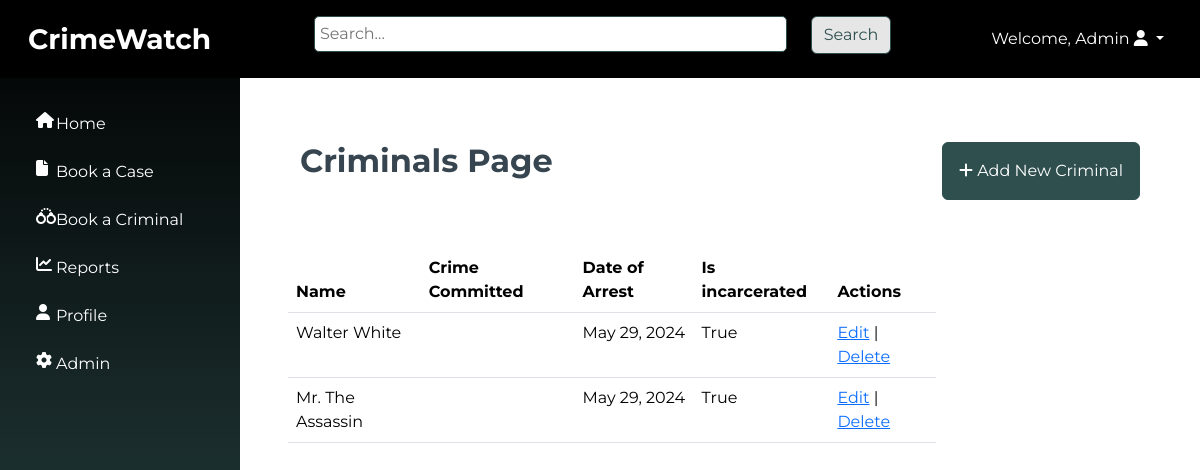
Screenshot of /criminals/ (signed in) with the database file from the repository.
### criminals/models.py (models this page shows, shortened)
class CriminalRecord(models.Model):
    MARITAL_STATUS = [
        ('Single', 'Single'),
        ('Married', 'Married'),
        ('Divorced', 'Divorced'),
        ('Widowed', 'Widowed'),
        ('Widower', 'Widower'),
        ('Celibate', 'Celibate'),
    ]
    RELIGION = [
        ('Christianity', 'Christianity'),
        ('Islam', 'Islam'),
        ('Traditional Worshippers', 'Traditional Worshippers'),
        ('Others', 'Others'),
    ]
    SEX_CHOICES = [
        ('male', 'Male'),
        ('female', 'Female'),
    ]
    first_name = models.CharField(max_length=255)
    middle_name = models.CharField(max_length=255, blank=True)
    surname = models.CharField(max_length=255)
    date_of_birth = models.DateField()
    date_of_arrest = models.DateField(auto_now_add=True)
    time_of_arrest = models.TimeField(auto_now_add=True)
    tribe = models.CharField(max_length=100)
    religion = models.CharField(max_length=100, choices=RELIGION, blank=True)
    marital_status = models.CharField(max_length=10, choices=MARITAL_STATUS, default="Single")
    height_in_meters = models.FloatField()
    weight_in_kg = models.FloatField()
    gender = models.CharField(max_length=10, choices=SEX_CHOICES,default="Male")
    nin = models.CharField(max_length=100, unique=True)
    address = models.CharField(max_length=255, blank=True)
    contact_info = PhoneNumberField(max_length=100, blank=True)
    distinctive_features = models.CharField(max_length=255, blank=True)
    next_of_kin = models.CharField(max_length=255, blank=True)
    mugshot = models.ImageField(upload_to='src/images/', blank=True)
    known_aliases = models.CharField(max_length=255, blank=True)
    associates = models.CharField(max_length=255, blank=True)
    arresting_officer = models.ForeignKey(Officer, on_delete=models.CASCADE, blank=True)
    case_number = models.CharField(max_length=9, default=generate_case_number, unique=True)
    is_incarcerated = models.BooleanField(default=True)
    is_wanted = models.BooleanField(default=False)

### criminals/views.py (the view)
# urls.py: path('', views.criminal_list, name='criminal_list'),
@login_required
def criminal_list(request):
    criminals = CriminalRecord.objects.all()
    return render(request, 'criminal_list.html', {'criminals': criminals})

### criminals/templates/criminal_list.html (shortened to what this page needs)
{% extends 'base.html' %}
{% block content %}
<div class="container-fluid p-5">
    <div class="row mb-5">
        <div class="col-6">
            <h1 class="fw-bold fs-2">Criminals Page</h1>
        </div>
        <div class="col-6 ">
            <a href="{% url 'criminal_create' %}" class="btn btn-primary p-3 float-end"><i class="fa fa-plus"></i> Add New Criminal</a>
        </div>
    </div>
    <div class="row">
        <table class="table w-75">
            <thead>
                <tr>
                    <th scope="col">Name</th>
                    <th scope="col">Crime Committed</th>
                    <th scope="col">Date of Arrest</th>
                    <th scope="col">Is incarcerated</th>
                    <th scope="col">Actions</th>
                </tr>
            </thead>
            <tbody>
                {% for criminal in criminals %}
                    <tr>
                        <td class="text-capitalize">{{ criminal.first_name }} {{ criminal.surname }}</td>
                        <td class="text-capitalize">{{ criminal.crime_committed }}</td>
                        <td class="">{{ criminal.date_of_arrest }}</td>
                        <td class="text-capitalize">{{ criminal.is_incarcerated }}</td>
                        <td>
                            <a href="{% url 'criminal_update' criminal.pk %}">Edit</a> |
                            <a href="{% url 'criminal_delete' criminal.pk %}">Delete</a>
                        </td>
                    </tr>
                {% endfor %}
            </tbody>
        </table>
    </div>
</div>
{% endblock %}

### templates/base.html (shortened to what this page needs)
<!DOCTYPE html>
<html lang="en">
<head>
    <link rel="stylesheet" href="https://cdnjs.cloudflare.com/ajax/libs/font-awesome/6.5.2/css/all.min.css">
    {% load static %}
    <link rel="stylesheet" type="text/css" href="{% static 'src/styles.css' %}">
    <link href="https://cdn.jsdelivr.net/npm/bootstrap@5.3.3/dist/css/bootstrap.min.css" rel="stylesheet">
</head>
<body>
    <nav class="navbar navbar-expand-sm navbar-dark p-3">
        <div class="container-fluid">
            <div class="col-md-3"><a class="navbar-brand fs-3 fw-bold" href="{% url 'home' %}">CrimeWatch</a></div>
            <div class="col-md-6 d-none d-sm-block">
              <form method="get" action="{% url 'search_results' %}">
                <div class="row mb-2 align-items-start">
                  <div class="col-md-10">
                    <input type="text" name="q" placeholder="Search...">
                  </div>
                  <div class="col-md-2 rounded-top">
                    <button type="submit" class="btn btn-gray">Search</button>
                  </div>
              </div>
            </form>
          </div>
                <div class="col-md-3 d-none d-sm-block float-end">
                  {% if user.is_authenticated %}
                  <ul class="navbar-nav ml-3 justify-content-end">
                  <li class="dropdown nav-item">
                      <a href="#" class="dropdown-toggle nav-link text-white text-capitalize" data-bs-toggle="dropdown">Welcome, {{ user.username }} <i class="fa fa-user"></i> <b class="caret"></b></a>
                  </li></ul>
                  {% else %}
                  <li><a href="{% url 'login' %}">Login</a></li>
                  {% endif %}
          </div>
        </div>
      </nav>
    <div class="container-fluid">
        <div class="row">
        <div class="vert-bar d-none d-sm-block">
            <ul class="navbar-nav">
              <li class="nav-item my-1 mx-1 p-2 text-white row align-items-start">
                <i class="col-2 fa fa-house text-center"></i>
                <a class="col-10 nav-link p-0 m-0" href="{% url 'home' %}">Home</a>
              </li>
              <li class="nav-item my-1 mx-1 p-2 text-white row align-items-start">
                <i class="col-2 fa fa-file text-center"></i>
                <a class="col-10 nav-link p-0 m-0" href="{% url 'case_list' %}">Book a Case</a>
              </li>
              <li class="nav-item my-1 mx-1 p-2 text-white row align-items-start">
                <i class="col-2 fa fa-handcuffs text-center"></i>
                <a class="col-10 nav-link p-0 m-0" href="#">Book a Criminal</a>
              </li>
              <li class="nav-item my-1 mx-1 p-2 text-white row align-items-start">
                <i class="col-2 fa fa-chart-line text-center"></i>
                <a class="col-10 nav-link p-0 m-0" href="#">Reports</a>
              </li>
              <li class="nav-item my-1 mx-1 p-2 text-white row align-items-start">
                <i class="col-2 fa fa-user text-center"></i>
                <a class="col-10 nav-link p-0 m-0" href="#">Profile</a>
              </li>
              <li class="nav-item my-1 mx-1 p-2 text-white row align-items-start">
                <i class="col-2 fa fa-gear text-center"></i>
                <a class="col-10 nav-link p-0 m-0" href="#">Admin</a>
              </li>
              </ul>
        </div>
        <div class="content pt-3">
            {% block content %}{% endblock %}
        </div>
        </div>
    </div>
</body>
</html>

### static/src/styles.css (style rules this page uses)
body { font-family: 'Montserrat', sans-serif !important; color: var(--charcoal) !important; }
:root { --dark-slate-gray:#2F4F4F; --dark-khaki: #BDB76B; --crimson-red: #DC143C; --ivory: ##FFFFF0; --charcoal: #36454F; --dim-gray: #696969; --orange: #FFa500 }
.navbar { background:black; color: var(--dark-slate-gray) !important; z-index: 2; }
.btn-primary { background-color: var(--dark-slate-gray) !important; border-color: var(--dark-slate-gray) !important; }
.btn-gray { background-color: #e6e6e6 !important; color: var(--ivory) !important; border-color: var(--dark-slate-gray) !important; }
.vert-bar { background-image: linear-gradient(180deg, black, var(--dark-slate-gray)) !important; position: fixed; top: 0; left: 0; z-index: 1; padding-top: 100px !important; width: 20% !important; height: 100%; color: white; padding: 20px 0; overflow-x: hidden; }
input[type="text"], input[type="number"], input[type="email"], input[type="date"], textarea { width:100%; border-radius: 5px; border: solid 1px #2F4F4F; padding:5px; }
.content { width:80% !important; margin: auto 0 0 20%; }

### rows the page displays
CriminalRecord: first_name "Walter", surname "White", date_of_arrest "May 29, 2024", is_incarcerated "True"
CriminalRecord: first_name "Mr.", surname "The Assassin", date_of_arrest "May 29, 2024", is_incarcerated "True"

### other values shown
{{ user.username }} "Admin"
